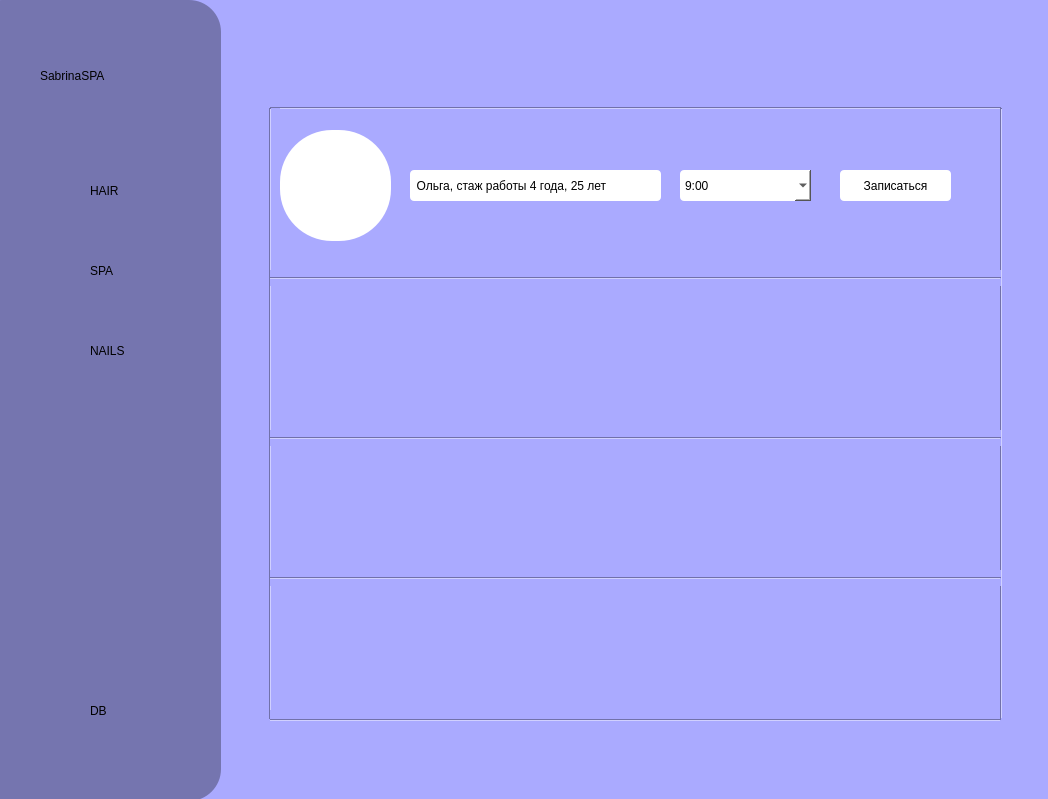
<?xml version="1.0" encoding="UTF-8"?>
<ui version="4.0">
 <class>MainWindow</class>
 <widget class="QMainWindow" name="MainWindow">
  <property name="geometry">
   <rect>
    <x>0</x>
    <y>0</y>
    <width>1048</width>
    <height>799</height>
   </rect>
  </property>
  <property name="windowTitle">
   <string>MainWindow</string>
  </property>
  <property name="styleSheet">
   <string notr="true">
background-color: rgb(170, 170, 255);
</string>
  </property>
  <property name="iconSize">
   <size>
    <width>32</width>
    <height>32</height>
   </size>
  </property>
  <widget class="QWidget" name="centralwidget">
   <widget class="QWidget" name="widget" native="true">
    <property name="geometry">
     <rect>
      <x>-30</x>
      <y>0</y>
      <width>251</width>
      <height>801</height>
     </rect>
    </property>
    <property name="styleSheet">
     <string notr="true">background-color: rgb(117, 117, 175);
border-radius: 32px;</string>
    </property>
    <widget class="QPushButton" name="hair">
     <property name="geometry">
      <rect>
       <x>50</x>
       <y>160</y>
       <width>61</width>
       <height>60</height>
      </rect>
     </property>
     <property name="styleSheet">
      <string notr="true">border: 3px solid rbg(0, 0, 0);
border-radius: 4px;

</string>
     </property>
     <property name="text">
      <string/>
     </property>
     <property name="icon">
      <iconset resource="res.qrc">
       <normaloff>:/newPrefix/face_3_FILL0_wght400_GRAD0_opsz24.svg</normaloff>:/newPrefix/face_3_FILL0_wght400_GRAD0_opsz24.svg</iconset>
     </property>
     <property name="iconSize">
      <size>
       <width>32</width>
       <height>32</height>
      </size>
     </property>
    </widget>
    <widget class="QPushButton" name="spa">
     <property name="geometry">
      <rect>
       <x>50</x>
       <y>240</y>
       <width>60</width>
       <height>60</height>
      </rect>
     </property>
     <property name="autoFillBackground">
      <bool>false</bool>
     </property>
     <property name="styleSheet">
      <string notr="true">border: 3px solid rbg(0, 0, 0);
border-radius: 4px;

</string>
     </property>
     <property name="text">
      <string/>
     </property>
     <property name="icon">
      <iconset>
       <normaloff>spa_FILL0_wght400_GRAD0_opsz24.svg</normaloff>spa_FILL0_wght400_GRAD0_opsz24.svg</iconset>
     </property>
     <property name="iconSize">
      <size>
       <width>32</width>
       <height>32</height>
      </size>
     </property>
    </widget>
    <widget class="QLabel" name="text">
     <property name="geometry">
      <rect>
       <x>70</x>
       <y>50</y>
       <width>121</width>
       <height>51</height>
      </rect>
     </property>
     <property name="styleSheet">
      <string notr="true">font: italic 16pt &quot;Sitka Small&quot;;</string>
     </property>
     <property name="text">
      <string>SabrinaSPA</string>
     </property>
    </widget>
    <widget class="QPushButton" name="nails">
     <property name="geometry">
      <rect>
       <x>50</x>
       <y>320</y>
       <width>60</width>
       <height>60</height>
      </rect>
     </property>
     <property name="autoFillBackground">
      <bool>false</bool>
     </property>
     <property name="styleSheet">
      <string notr="true">border: 3px solid rbg(0, 0, 0);
border-radius: 4px;

</string>
     </property>
     <property name="text">
      <string/>
     </property>
     <property name="icon">
      <iconset resource="res.qrc">
       <normaloff>:/newPrefix/pan_tool_FILL0_wght400_GRAD0_opsz24.svg</normaloff>:/newPrefix/pan_tool_FILL0_wght400_GRAD0_opsz24.svg</iconset>
     </property>
     <property name="iconSize">
      <size>
       <width>32</width>
       <height>32</height>
      </size>
     </property>
    </widget>
    <widget class="QLabel" name="label">
     <property name="geometry">
      <rect>
       <x>120</x>
       <y>180</y>
       <width>101</width>
       <height>21</height>
      </rect>
     </property>
     <property name="whatsThis">
      <string>&lt;html&gt;&lt;head/&gt;&lt;body&gt;&lt;p align=&quot;center&quot;&gt;&lt;br/&gt;&lt;/p&gt;&lt;/body&gt;&lt;/html&gt;</string>
     </property>
     <property name="styleSheet">
      <string notr="true">font: 9pt &quot;Mongolian Baiti&quot;;</string>
     </property>
     <property name="text">
      <string>HAIR</string>
     </property>
    </widget>
    <widget class="QLabel" name="label_2">
     <property name="geometry">
      <rect>
       <x>120</x>
       <y>260</y>
       <width>101</width>
       <height>21</height>
      </rect>
     </property>
     <property name="styleSheet">
      <string notr="true">font: 9pt &quot;Mongolian Baiti&quot;;</string>
     </property>
     <property name="text">
      <string>SPA</string>
     </property>
    </widget>
    <widget class="QLabel" name="label_3">
     <property name="geometry">
      <rect>
       <x>120</x>
       <y>340</y>
       <width>71</width>
       <height>21</height>
      </rect>
     </property>
     <property name="styleSheet">
      <string notr="true">font: 9pt &quot;Mongolian Baiti&quot;;</string>
     </property>
     <property name="text">
      <string>NAILS</string>
     </property>
    </widget>
    <widget class="QPushButton" name="pushButton_4">
     <property name="geometry">
      <rect>
       <x>50</x>
       <y>680</y>
       <width>60</width>
       <height>60</height>
      </rect>
     </property>
     <property name="styleSheet">
      <string notr="true">border: 3px solid rbg(0, 0, 0);
border-radius: 4px;</string>
     </property>
     <property name="text">
      <string/>
     </property>
     <property name="icon">
      <iconset>
       <normaloff>close_FILL0_wght400_GRAD0_opsz24.svg</normaloff>close_FILL0_wght400_GRAD0_opsz24.svg</iconset>
     </property>
     <property name="iconSize">
      <size>
       <width>52</width>
       <height>52</height>
      </size>
     </property>
    </widget>
    <widget class="QLabel" name="label_4">
     <property name="geometry">
      <rect>
       <x>120</x>
       <y>695</y>
       <width>71</width>
       <height>31</height>
      </rect>
     </property>
     <property name="styleSheet">
      <string notr="true">font: 13pt &quot;Mongolian Baiti&quot;;</string>
     </property>
     <property name="text">
      <string>DB</string>
     </property>
    </widget>
   </widget>
   <widget class="Line" name="line">
    <property name="geometry">
     <rect>
      <x>270</x>
      <y>100</y>
      <width>731</width>
      <height>16</height>
     </rect>
    </property>
    <property name="orientation">
     <enum>Qt::Horizontal</enum>
    </property>
   </widget>
   <widget class="Line" name="line_2">
    <property name="geometry">
     <rect>
      <x>260</x>
      <y>108</y>
      <width>20</width>
      <height>611</height>
     </rect>
    </property>
    <property name="orientation">
     <enum>Qt::Vertical</enum>
    </property>
   </widget>
   <widget class="Line" name="line_4">
    <property name="geometry">
     <rect>
      <x>270</x>
      <y>710</y>
      <width>731</width>
      <height>20</height>
     </rect>
    </property>
    <property name="orientation">
     <enum>Qt::Horizontal</enum>
    </property>
   </widget>
   <widget class="Line" name="line_3">
    <property name="geometry">
     <rect>
      <x>1000</x>
      <y>108</y>
      <width>3</width>
      <height>611</height>
     </rect>
    </property>
    <property name="orientation">
     <enum>Qt::Vertical</enum>
    </property>
   </widget>
   <widget class="QLabel" name="label_5">
    <property name="geometry">
     <rect>
      <x>280</x>
      <y>130</y>
      <width>111</width>
      <height>111</height>
     </rect>
    </property>
    <property name="styleSheet">
     <string notr="true">background-color: rgb(255, 255, 255);
border-radius: 52px;</string>
    </property>
    <property name="text">
     <string/>
    </property>
    <property name="pixmap">
     <pixmap>pretty_girls_08(2)-round.png</pixmap>
    </property>
   </widget>
   <widget class="Line" name="line_5">
    <property name="geometry">
     <rect>
      <x>270</x>
      <y>270</y>
      <width>731</width>
      <height>16</height>
     </rect>
    </property>
    <property name="orientation">
     <enum>Qt::Horizontal</enum>
    </property>
   </widget>
   <widget class="Line" name="line_6">
    <property name="geometry">
     <rect>
      <x>270</x>
      <y>430</y>
      <width>731</width>
      <height>16</height>
     </rect>
    </property>
    <property name="orientation">
     <enum>Qt::Horizontal</enum>
    </property>
   </widget>
   <widget class="Line" name="line_7">
    <property name="geometry">
     <rect>
      <x>270</x>
      <y>570</y>
      <width>731</width>
      <height>16</height>
     </rect>
    </property>
    <property name="orientation">
     <enum>Qt::Horizontal</enum>
    </property>
   </widget>
   <widget class="QLabel" name="label_6">
    <property name="geometry">
     <rect>
      <x>410</x>
      <y>170</y>
      <width>251</width>
      <height>31</height>
     </rect>
    </property>
    <property name="styleSheet">
     <string notr="true">background-color: rgb(255, 255, 255);
font: italic 12pt &quot;Sitka Display&quot;;
border-radius: 4px;</string>
    </property>
    <property name="text">
     <string>  Ольга, стаж работы 4 года, 25 лет</string>
    </property>
   </widget>
   <widget class="QComboBox" name="olga_combo">
    <property name="geometry">
     <rect>
      <x>680</x>
      <y>170</y>
      <width>131</width>
      <height>31</height>
     </rect>
    </property>
    <property name="styleSheet">
     <string notr="true">background-color: rgb(255, 255, 255);
border-radius:4px;
font: italic 12pt &quot;Sitka Display&quot;;</string>
    </property>
    <item>
     <property name="text">
      <string>9:00</string>
     </property>
    </item>
    <item>
     <property name="text">
      <string>11:00</string>
     </property>
    </item>
    <item>
     <property name="text">
      <string>13:00</string>
     </property>
    </item>
    <item>
     <property name="text">
      <string>15:00</string>
     </property>
    </item>
    <item>
     <property name="text">
      <string>17:00</string>
     </property>
    </item>
    <item>
     <property name="text">
      <string>19:00</string>
     </property>
    </item>
    <item>
     <property name="text">
      <string>21:00</string>
     </property>
    </item>
   </widget>
   <widget class="QPushButton" name="olga_alina">
    <property name="geometry">
     <rect>
      <x>840</x>
      <y>170</y>
      <width>111</width>
      <height>31</height>
     </rect>
    </property>
    <property name="styleSheet">
     <string notr="true">background-color: rgb(255, 255, 255);
border-radius: 4px;
font: italic 12pt &quot;Sitka Display&quot;;
</string>
    </property>
    <property name="text">
     <string>Записаться</string>
    </property>
   </widget>
  </widget>
 </widget>
 <resources>
  <include location="res.qrc"/>
 </resources>
 <connections/>
</ui>
